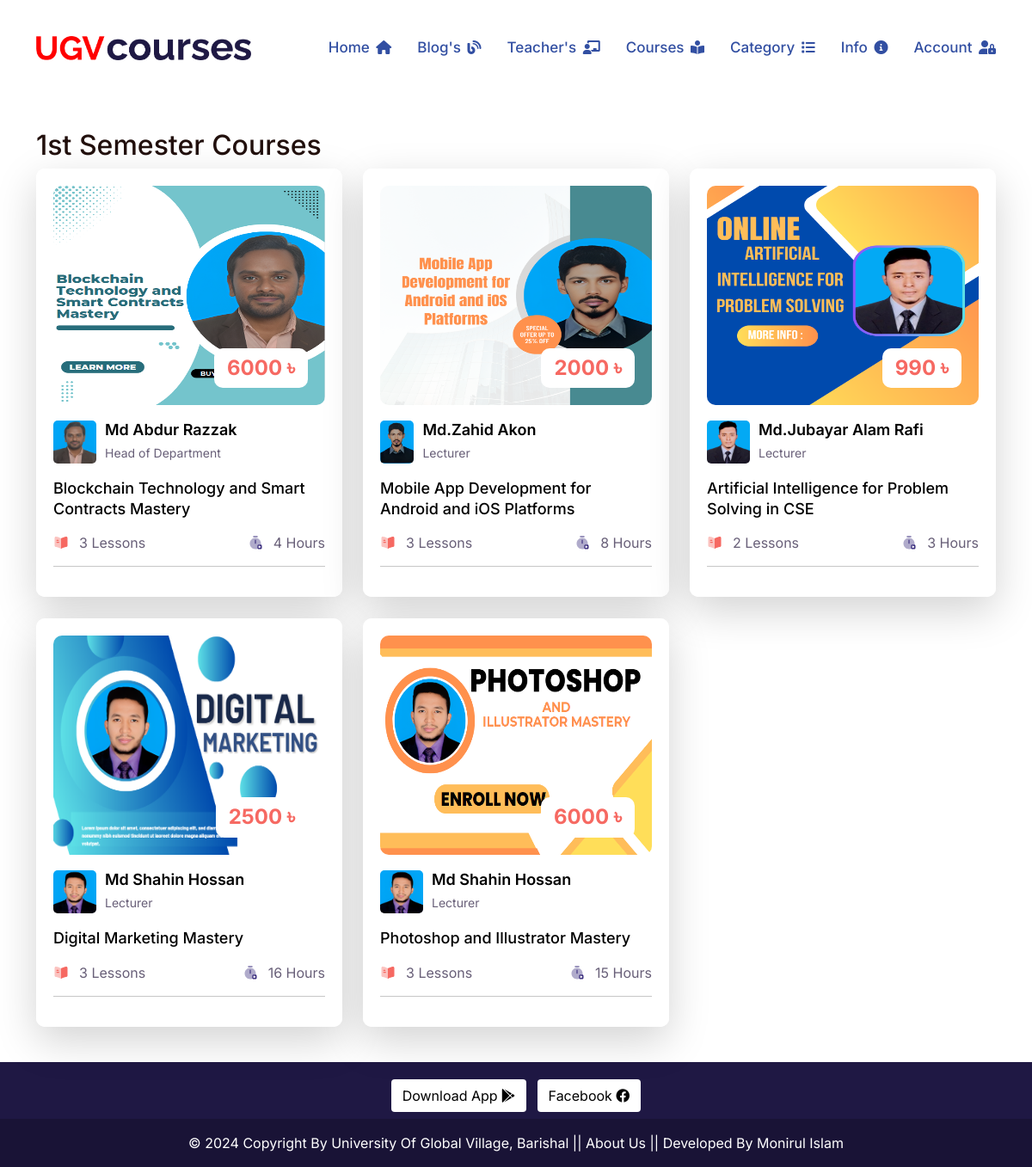
The app's page /category_courses/1st-semester/ with its own data.
### lms/models.py (models this page shows, shortened)
class SiteInfo(models.Model):
    site_name = models.CharField(max_length=50)
    site_logo = models.ImageField(
        upload_to="site_logo/",
        validators=[FileExtensionValidator(allowed_extensions=['png','jpeg','jpg'])]
        )
    phone_regex = RegexValidator(
        regex=r'^\+?1?\d{9,15}$',
        message="Phone number must be entered in the format: '+088'. Up to 15 digits allowed."
    )
    phone = models.CharField(validators=[phone_regex], max_length=15)

class Category(models.Model):
    title = models.CharField(max_length=150, unique=True)
    slug = models.SlugField(null=True, blank=True)
    created_date = models.DateTimeField(auto_now_add=True)

class Course(models.Model):
    ADVANCED = 'Advanced'
    INTERMEDIATE = 'Intermediate'
    BASIC = 'Basic'
    SKILL_CHOICES = [
        (ADVANCED,'Advanced'),
        (INTERMEDIATE,'Intermediate'),
        ( BASIC ,'Basic'),
    ]
    BANGLA = 'Bangla'
    ENGLISH = 'English'
    LANGUAGE_CHOOSE = [
        (BANGLA ,'Bangla'),
        (ENGLISH ,'English'),
    ]
    author = models.ForeignKey(Author, related_name='course_author', on_delete=models.CASCADE)
    category = models.ForeignKey(Category, related_name='course_category', on_delete=models.CASCADE)
    title = models.CharField(max_length=300, unique=True)
    slug = models.SlugField( max_length=350, null=True, blank=True)
    duration = models.PositiveIntegerField(default=0)
    skill_level = models.CharField(max_length=50, choices=SKILL_CHOICES, default=BASIC)
    language = models.CharField(max_length=20, choices=LANGUAGE_CHOOSE, default=BANGLA)
    course_details = RichTextField()
    banner = models.ImageField(
        upload_to='courses_banner/',
        validators=[FileExtensionValidator(allowed_extensions=['jpg', 'jpeg', 'png'])]
        )
    price = models.PositiveIntegerField(default=0)
    created_date = models.DateTimeField(auto_now_add=True)

class Author(models.Model):
    name = models.CharField(max_length=100, unique=True)
    image = models.ImageField(
        upload_to='author_images/',
        validators=[FileExtensionValidator(allowed_extensions=['jpg', 'jpeg', 'png'])]
        )
    designation = models.CharField(max_length=150)
    phone_regex = RegexValidator(
        regex=r'^\+?1?\d{9,15}$',  # Example regex for international phone numbers
        message="Phone number must be entered in the format: '+880 1XXX NNNNNN'. Up to 15 digits allowed."
    )
    phone_number = models.CharField(validators=[phone_regex], max_length=16, blank=True, null=True)
    email =models.EmailField(max_length=50)
    slug = models.SlugField(null=True, blank=True)

### lms/views.py (the view)
# urls.py: path('category_courses/<slug:category_slug>/', category_courses, name='category_courses'),
def category_courses(request, category_slug):
    category = get_object_or_404(Category, slug=category_slug)
    courses = Course.objects.filter(category=category)
    context = {
        "category": category,
        "courses": courses,
    }
    return render(request, 'category_courses.html', context)

### lms/context_processors.py (called while the page is built)
def get_all_categories(request):
    categories = Category.objects.all()
    category_counts = []
    for category in categories:
        course_count = Course.objects.filter(category=category).count()
        if course_count > 0:  # Only include non-empty categories
            category_counts.append({'category': category, 'course_count': course_count})
    context = {
        "categories":categories,
        "category_counts": category_counts,
    }
    return context

def siteinfo(request):
    siteinfo = SiteInfo.objects.all()
    context ={
        'siteinfo': siteinfo,
    }
    return context

### templates/category_courses.html (shortened to what this page needs)
{% extends 'base.html' %}
{% load static %}
{% block content %}
<div class="container" style="margin-top:150px ;">
    <h1>{{ category.title }} Courses</h1>
<div class="row">
    {% for course in courses %}
    {% include 'course_card.html' %}
    {% endfor %}
</div>
</div>
{% endblock content %}

### templates/header.html (shortened to what this page needs)
{% load static %}
  <header class="header header-two">
    <div class="header-fixed">
      <nav class="navbar navbar-expand-lg header-nav scroll-sticky">
        <div class="container">
          <div class="navbar-header">
            {% for site in siteinfo %}
            <a href="{% url 'home' %}" class="navbar-brand logo ">
              <img  src="{{site.site_logo.url}}" class="myimg" alt="Logo" />
            </a>
            {% endfor %}
          </div>
          <div class="main-menu-wrapper">
            <ul class="main-nav">
              <li>
                <a href="{% url 'home' %}">Home <i class="fa-solid fa-house" style="font-size: 16px;"></i></a>
              </li>
              <li><a href="http://192.168.225.31:8000/">Blog's <i class="fa-solid fa-blog" style="font-size: 16px;"></i></a></li>
              <li>
                <a href="{% url 'author_list' %}">Teacher's <i class="fas fa-chalkboard-teacher" style="font-size: 16px;"></i></a>
              </li>
              <li >
                <a href="{% url 'courses' %}">Courses <i class="fa-solid fa-book-open-reader" style="font-size: 16px;"></i></a>
              </li>
              <li class="has-submenu menu-effect" >
                <a href="javascript:void(0)">Category <i class="fa-solid fa-list" style="font-size: 16px;"></i></a>
              </li>
              <li class="has-submenu menu-effect">
                <a href="javascript:void(0)">Info <i class="fa-solid fa-circle-info" style="font-size: 16px;"></i></a>
              </li>
              {% if request.user.is_authenticated %}
              <li class="has-submenu menu-effect">
                <a href="javascript:void(0)"> {{request.user.username}}<i class="fa-solid fa-circle-chevron-down" style="font-size: 16px;"></i></a>
                <ul class="submenu">
                  <li><a href="{% url 'dashboard' %}"><i class="fa fa-shopping-cart" aria-hidden="true"></i> Enrolled Courses</a></li>
                  <li><a href="{% url 'wishlist' %}"><i class="fa fa-bookmark"></i> Wishlist Courses</a></li>
                  <li><a href="{% url 'custom_logout' %}"><i class="fa fa-sign-out" aria-hidden="true"></i> Logout</a></li>
                </ul>
              </li>
              {% else %}
              <li class="has-submenu menu-effect">
                <a href="javascript:void(0)">Account <i class="fa-solid fa-user-lock" style="font-size: 16px;"></i></a>
              </li>
              {% endif %}
            </ul>
          </div>
        </div>
      </nav>
    </div>
  </header>

### templates/course_card.html (shortened to what this page needs)
{% load static %}
<div class="col-lg-4 col-md-6 d-flex ">
    <div class="course-box d-flex aos shadow-lg" data-aos="fade-up">
      <div class="product">
        <div class="product-img">
          <a href="{% url 'course_details' course.slug %}">
            <img
              class="img-fluid"
              style="width: 380px; height: 255px;"
              alt="{{course.title}}"
              src="{{course.banner.url}}"
            />
          </a>
          <div class="price">
            <h3>{{ course.price|default:"Free" }} &#2547;</h3>
          </div>
        </div>
        <div class="product-content">
          <div class="course-group d-flex">
            <div class="course-group-img d-flex">
                {% if course.author.slug %}
                    <a href="{% url 'author_details' course.author.slug %}">
                        <img src="{{ course.author.image.url }}" alt="{{ course.author.name }}" class="img-fluid" />
                    </a>
                    <div class="course-name">
                        <h4>
                            <a href="{% url 'author_details' course.author.slug %}">{{ course.author.name }}</a>
                        </h4>
                        <p>{{ course.author.designation }}</p>
                    </div>
                {% endif %}
            </div>
        </div>
          <h3 class="title instructor-text">
            <a href="{% url 'course_details' course.slug %}"
              >{{course.title}}</a
            >
          </h3>
          <div class="course-info d-flex align-items-center">
            <div class="rating-img d-flex align-items-center">
              <img
                src="{% static 'assets/img/icon/icon-01.svg' %}"
                alt
              />
              <p>{{course.videos.all.count }} Lessons</p>
            </div>
            <div class="course-view d-flex align-items-center">
              <img
                src="{% static 'assets/img/icon/icon-02.svg' %}"
                alt
              />
              <p>{{course.duration}} Hours</p>
            </div>
          </div>
        </div>
      </div>
    </div>
</div>

### lms/static/assets/css/custom.css (style rules this page uses)
.price { min-width: 64px !important; padding: 9px 15px; }
.myimg { max-width: 250px !important; }

### records on screen
SiteInfo: site_logo (picture)
Category: title "1st Semester"
Course: banner (picture), price "6000", author.image (picture), author.name "Md Abdur Razzak", author.designation "Head of Department", title "Blockchain Technology and Smart Contracts Mastery", videos.all.count "3", duration "4"
Course: banner (picture), price "2000", author.image (picture), author.name "Md.Zahid Akon", author.designation "Lecturer", title "Mobile App Development for Android and iOS Platforms", videos.all.count "3", duration "8"
Course: banner (picture), price "990", author.image (picture), author.name "Md.Jubayar Alam Rafi", author.designation "Lecturer", title "Artificial Intelligence for Problem Solving in CSE", videos.all.count "2", duration "3"
Course: banner (picture), price "2500", author.image (picture), author.name "Md Shahin Hossan", author.designation "Lecturer", title "Digital Marketing Mastery", videos.all.count "3", duration "16"
Course: banner (picture), price "6000", author.image (picture), author.name "Md Shahin Hossan", author.designation "Lecturer", title "Photoshop and Illustrator Mastery", videos.all.count "3", duration "15"
